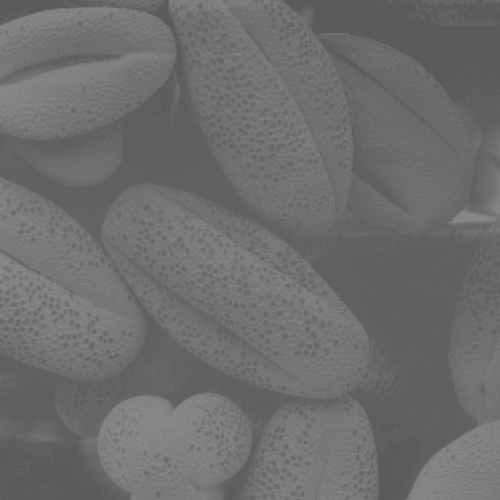
%> input picture LAB - 2/ex_contrast.tif, 500 x 500 px
$ octave a_7.m   (GNU Octave 9; MATLAB toolbox functions it lacks are replaced by stand-ins)
%> lines starting %> are read from the running program, lines starting %| are printed output that depends on the picture; in (x1, y1, x2, y2) boxes, pixels count from 0 and x2, y2 are one past the last pixel; in counts of white or black regions, pixels touching at a corner belong together; the program's own positions count from 1
pkg load image

img = imread('ex_contrast.tif');
%> img is the input picture: size 500x500 uint8; min 91, max 138, mean 109.1

subplot(2, 3, 1);
imshow(img);

r_max = max(max(img));
%> r_max = 138
r_min = min(min(img));
%> r_min = 91

s_max = 255;
s_min = 0;

new_img = round(((s_max - s_min) / (r_max - r_min)) * (img - r_min) + s_min);
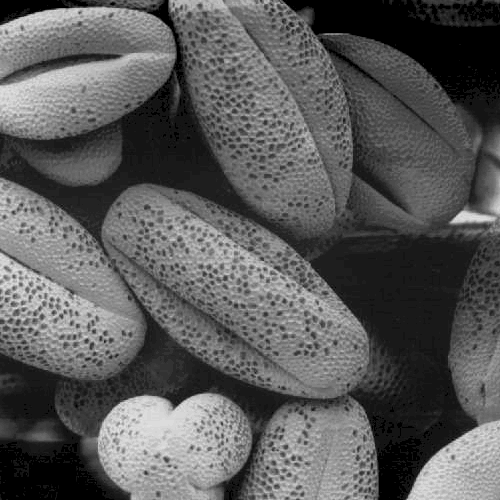
%> new_img: size 500x500 uint8; min 0, max 235, mean 90.4
subplot(2, 3, 2);
imshow(new_img, []);

% applying thresholding
thresholdingImg = im2bw(new_img, 0.6);
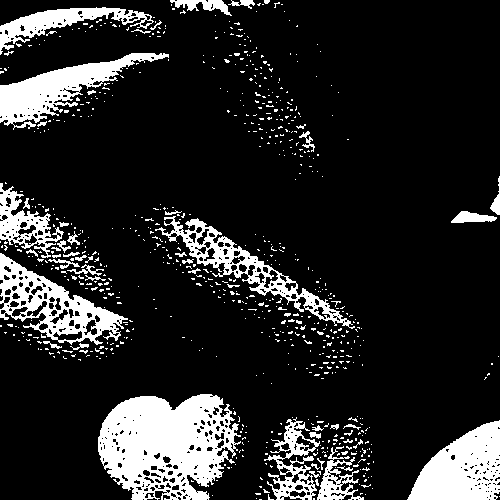
%> thresholdingImg: size 500x500 logical; 15.5% white; 747 white regions (693 under 20 px), largest, box (x1, y1, x2, y2) and area: (98, 394, 241, 500) 10309, (407, 420, 500, 500) 4789, (0, 53, 169, 130) 4243
subplot(2, 3, 3);
imshow(thresholdingImg);
